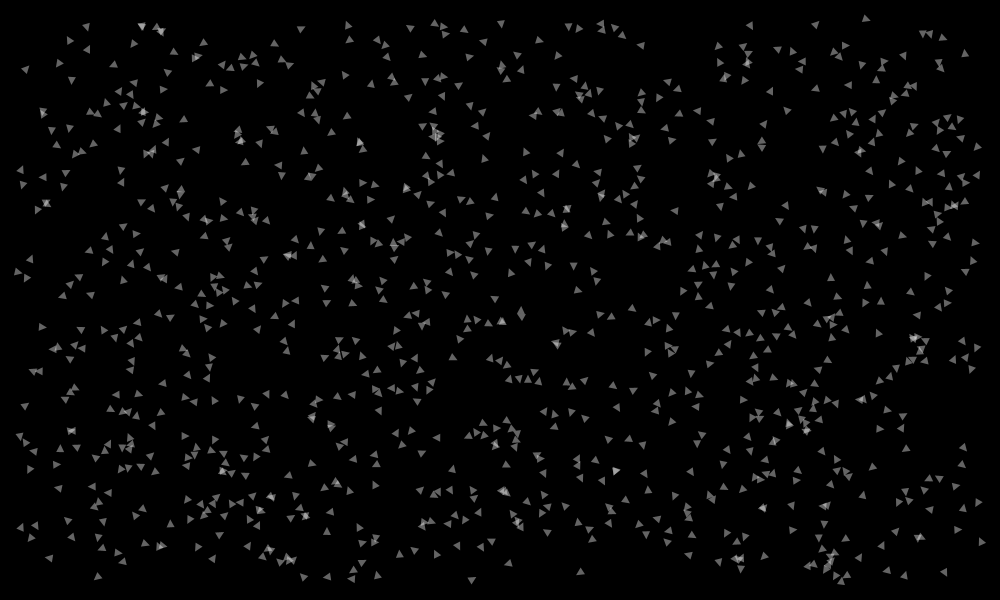
Frame 1 (no input)
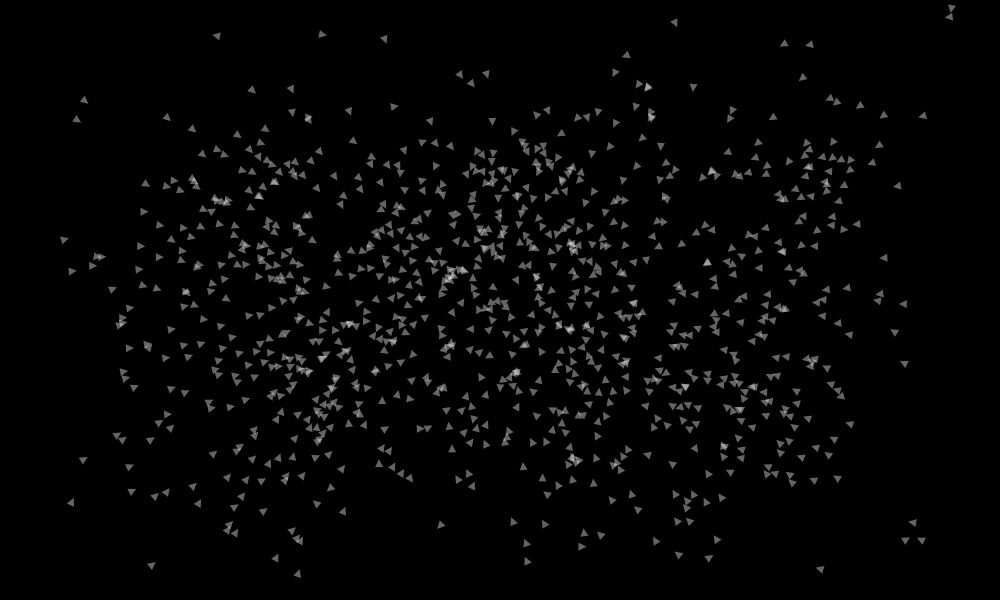
Frame 60 (the mouse pressed at the canvas centre just before this capture)
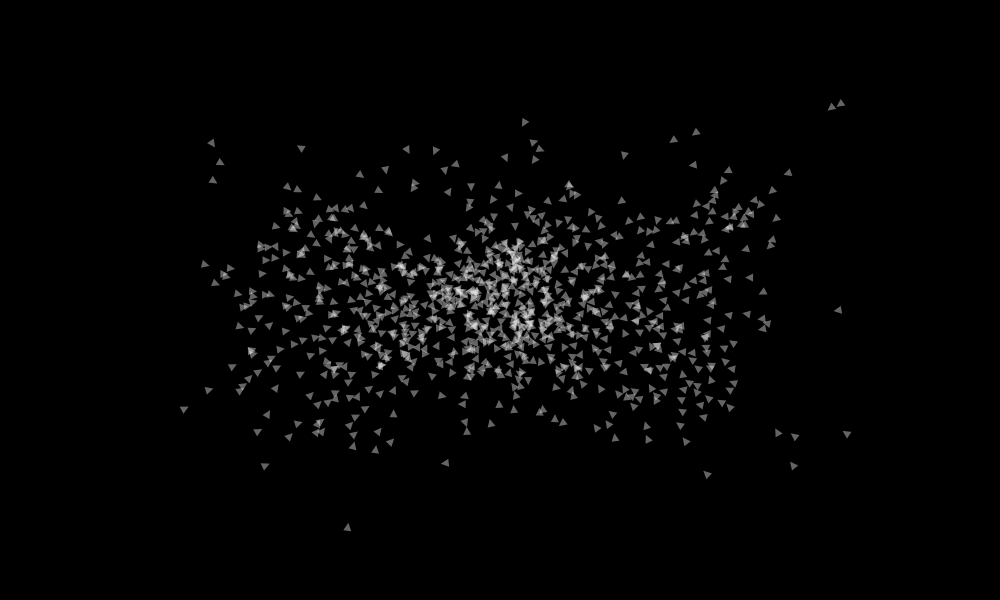
Frame 120 (the mouse held since frame 60 and released just before this capture)

The Processing sketch that drew these frames (run headless with seeded random() and noise(); from frame 60 on, the mouse is pressed at the canvas centre):

// Processing sketch: flock_sim
// ── flock_sim.pde
float TS = 20;
float DeltaT;

ArrayList<element> flock = new ArrayList();
ArrayList<element2> flock2 = new ArrayList();
ArrayList<element2> flock2toRemove = new ArrayList();
ArrayList<circle> circles = new ArrayList();

void setup(){
  size(1000, 600);
  for(int i = 0;i < 0;i++){
    circles.add(new circle(new PVector(random(20,width-20),random(20,height-20))));
  }
  for(int i = 0;i < 1000;i++){
    flock.add(new element(new PVector(random(20,width-20),random(20,height-20))));
  }
  for(int i = 0;i < 0;i++){
    flock2.add(new element2(new PVector(random(500,510),random(300,310))));
  }
}

void draw(){
  DeltaT = TS/frameRate;
  println(DeltaT);
  background(0);
  for(int i = 0;i < flock.size();i++){
    element e = flock.get(i);
    ArrayList<element> tempFlock = new ArrayList();
    for(element e1:flock){
      if(e != e1){
        tempFlock.add(e1);
      }
    }
    e.run_movement(tempFlock);
    e.avoid(flock2);
  }
  for(int i = 0;i < flock2.size();i++){
    element2 e = flock2.get(i);
    ArrayList<element2> tempFlock = new ArrayList();
    for(element2 e1:flock2){
      if(e != e1){
        tempFlock.add(e1);
      }
    }
    e.run_movement(tempFlock);
    e.chase(flock);
  }
  for(element e:flock){
    e.update();
    e.display();
  }
  for(element2 e:flock2){
    e.update();
    e.display();
    if(e.isDead()){
      flock2toRemove.add(e);
    }
  }
  for(circle c:circles){
    //c.display();
  }
  flock2.removeAll(flock2toRemove);
  fill(255,0,0);
  //text(frameRate,width-100,20);
}

void mouseReleased(){
  flock2.add(new element2(new PVector(mouseX,mouseY)));
}

// ── Element.pde
class element{
  float speed = 4;
  PVector point = new PVector(0,0);
  int timer = 0;
  float avoid_dist = 5;
  int rank;
  PVector acc = new PVector(0,0);
  PVector vel = new PVector(random(-1,1),random(-1,1));
  PVector pos = new PVector(0,0);
  element(PVector p){
    pos = p;
  }
  void run_movement(ArrayList<element> elements){
    if(timer == 0){
      int numBird = 0;
      PVector averageAlignment = new PVector(0,0);
      for(element e:elements){
        if(dist(e.pos.x,e.pos.y,pos.x,pos.y)<60){
          averageAlignment.add(e.vel);
          numBird++;
        }
        if(dist(e.pos.x,e.pos.y,pos.x,pos.y)<5){
          PVector repulseDir = new PVector(pos.x-e.pos.x,pos.y-e.pos.y);
          acc.add(repulseDir.mult(0.01/(dist(e.pos.x,e.pos.y,pos.x,pos.y)+0.001)));
        }
      }
      for(circle c:circles){
        if(dist(c.pos.x,c.pos.y,pos.x,pos.y)<30){
          PVector repulseDir = new PVector(pos.x-c.pos.x,pos.y-c.pos.y);
          acc.add(repulseDir.mult(0.5/(dist(c.pos.x,c.pos.y,pos.x,pos.y)+0.5)));
        }
      }
      averageAlignment.add(new PVector(random(-2,2),random(-2,2)));
      averageAlignment.setMag(0.5);
      acc.add(averageAlignment);
      acc.add(vel.setMag(1));
      if(numBird > 30){
        speed = 3.5;
      }else{
        speed = map(numBird,0,30,5,3.5);
      }
    }else{
      for(element e:elements){
        if(dist(e.pos.x,e.pos.y,pos.x,pos.y)<5){
          PVector repulseDir = new PVector(pos.x-e.pos.x,pos.y-e.pos.y);
          acc.add(repulseDir.mult(0.01/(dist(e.pos.x,e.pos.y,pos.x,pos.y)+0.001)));
        }
      }
      for(circle c:circles){
        if(dist(c.pos.x,c.pos.y,pos.x,pos.y)<30){
          PVector repulseDir = new PVector(pos.x-c.pos.x,pos.y-c.pos.y);
          acc.add(repulseDir.mult(0.5/(dist(c.pos.x,c.pos.y,pos.x,pos.y)+0.5)));
        }
      }
      acc.add(new PVector(point.x-pos.x,point.y-pos.y).setMag(1));
    }
    
  }
  void avoid(ArrayList<element2> elements){
    for(element2 e:elements){
      if(dist(e.pos.x,e.pos.y,pos.x,pos.y)<30){
        PVector repulseDir = new PVector(pos.x-e.pos.x,pos.y-e.pos.y);
        acc.add(repulseDir.mult(5/(dist(e.pos.x,e.pos.y,pos.x,pos.y)+1)));
      }
    }
  }
  void display(){
    float theta = this.vel.heading() + PI/2;
    noStroke();
    fill(255,100);
    pushMatrix();
    translate(pos.x,pos.y);
    rotate(theta);
    triangle(0,0,4,8,-4,8);
    popMatrix();
  }
  void update(){
    timer--;
    if(timer<0){
      timer = 0;
    }
    if(random(1)<0.4/DeltaT){
      timer = 2;
      point = new PVector(random(width),random(height));
    }
    vel.add(acc.mult(0.5*DeltaT));
    vel.setMag(speed*DeltaT);
    pos.add(vel);
    vel.mult(1);
    acc.mult(0);
    if(pos.x>width){
      pos.x = 0;
    }else if(pos.x < 0){
      pos.x = width;
    }
    if(pos.y>height){
      pos.y = 0;
    }else if(pos.y < 0){
      pos.y = height;
    }
  }
}

// ── element2.pde
class element2{
  int life = 200;
  float speed = 4;
  PVector point = new PVector(0,0);
  int timer = 0;
  float avoid_dist = 5;
  int rank;
  PVector acc = new PVector(0,0);
  PVector vel = new PVector(random(-1,1),random(-1,1));
  PVector pos = new PVector(0,0);
  element2(PVector p){
    pos = p;
  }
  void run_movement(ArrayList<element2> elements){
    if(timer == 0){
      int numBird = 0;
      PVector averageAlignment = new PVector(0,0);
      for(element2 e:elements){
        if(dist(e.pos.x,e.pos.y,pos.x,pos.y)<30){
          averageAlignment.add(e.vel);
          numBird++;
        }
        if(dist(e.pos.x,e.pos.y,pos.x,pos.y)<40){
          PVector repulseDir = new PVector(pos.x-e.pos.x,pos.y-e.pos.y);
          acc.add(repulseDir.mult(0.5/(dist(e.pos.x,e.pos.y,pos.x,pos.y)+0.1)));
        }
      }
      for(circle c:circles){
        if(dist(c.pos.x,c.pos.y,pos.x,pos.y)<30){
          PVector repulseDir = new PVector(pos.x-c.pos.x,pos.y-c.pos.y);
          acc.add(repulseDir.mult(0.5/(dist(c.pos.x,c.pos.y,pos.x,pos.y)+0.5)));
        }
      }
      averageAlignment.add(new PVector(random(-2,2),random(-2,2)));
      averageAlignment.setMag(0.1);
      acc.add(averageAlignment);
      acc.add(vel.setMag(1));
      if(numBird > 30){
        speed = 3.5;
      }else{
        speed = map(numBird,0,30,5,3.5);
      }
    }else{
      for(element2 e:elements){
        if(dist(e.pos.x,e.pos.y,pos.x,pos.y)<5){
          PVector repulseDir = new PVector(pos.x-e.pos.x,pos.y-e.pos.y);
          acc.add(repulseDir.mult(0.01/(dist(e.pos.x,e.pos.y,pos.x,pos.y)+0.001)));
        }
      }
      for(circle c:circles){
        if(dist(c.pos.x,c.pos.y,pos.x,pos.y)<30){
          PVector repulseDir = new PVector(pos.x-c.pos.x,pos.y-c.pos.y);
          acc.add(repulseDir.mult(0.5/(dist(c.pos.x,c.pos.y,pos.x,pos.y)+0.5)));
        }
      }
      acc.add(new PVector(point.x-pos.x,point.y-pos.y).setMag(1));
    }
  }
  void chase(ArrayList<element> elements){
    for(element e:elements){
      if(dist(e.pos.x,e.pos.y,pos.x,pos.y)<100){
        PVector attackDir = new PVector(pos.x-e.pos.x,pos.y-e.pos.y);
        acc.add((attackDir.mult(-0.05/(dist(e.pos.x,e.pos.y,pos.x,pos.y)+0.01)).setMag(0.01)));
      }
    }
  }
  void display(){
    float theta = this.vel.heading() + PI/2;
    noStroke();
    fill(255,0,0,100);
    pushMatrix();
    translate(pos.x,pos.y);
    pushMatrix();
    rotate(theta);
    triangle(0,0,4,8,-4,8);
    popMatrix();
    popMatrix();
  }
  void update(){
    println(life);
    life--;
    timer--;
    if(timer<0){
      timer = 0;
    }
    if(random(1)<0.3/DeltaT){
      timer = 2;
      point = new PVector(random(width),random(height));
    }
    vel.add(acc);
    vel.setMag(speed*DeltaT);
    pos.add(vel);
    vel.mult(1);
    acc.mult(0);
    if(pos.x>width){
      pos.x = 0;
    }else if(pos.x < 0){
      pos.x = width;
    }
    if(pos.y>height){
      pos.y = 0;
    }else if(pos.y < 0){
      pos.y = height;
    }
  }
  boolean isDead(){
    if(life<=0){
      return true;
    }
    return false;
  }
}

class circle{
  PVector pos = new PVector(0,0);
  circle(PVector p){
    pos = p;
  }
  void display(){
    fill(255,0,0);
    ellipse(pos.x,pos.y,10,10);
  }
}
